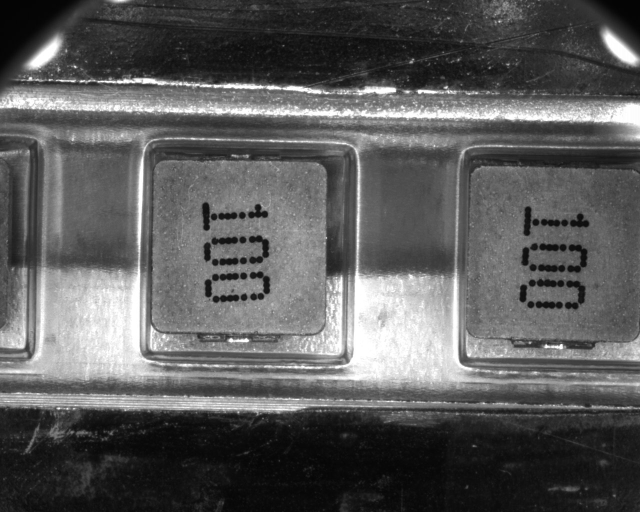
#> input picture img/100-4.jpg, 1280 x 1024 px (shown at 1/2 size); its folder holds 6 pictures in this run
$ python untitled1.py
#> lines starting #> are read from the running program, lines starting #| are printed output that depends on the picture; after the words box and inside, x2 and y2 are one past the last pixel; in counts of white or black regions, pixels touching at a corner belong together
### func.py
import numpy as np
import cv2
import os
from numpy.lib.stride_tricks import as_strided
from itertools import product

# [91 lines left out: functions _split, _pad, _DSP, _USP, _nor, _CC and 2 more, not called in this run]

def _NMS(boxes, overlapThresh):
	boxes = boxes.astype("float")
	# 確保boxes為float
	pick = []
	x1 = boxes[:,0]    # 左上x座標
	y1 = boxes[:,1]    # 左上y座標
	x2 = boxes[:,2]    # 右下x座標
	y2 = boxes[:,3]    # 右下y座標
    # 取得boxes的各角落座標
	area = (x2 - x1 + 1) * (y2 - y1 + 1)
    # 計算boxes的面積
	idxs = np.argsort(y2)
    # 依右下y座標排序
	while len(idxs) > 0:
		last = len(idxs) - 1
		i = idxs[last]
		pick.append(i)
        # 取idxs中最後一項box的index並紀錄之
		xx1 = np.maximum(x1[i], x1[idxs[:last]])
		yy1 = np.maximum(y1[i], y1[idxs[:last]])
		xx2 = np.minimum(x2[i], x2[idxs[:last]])
		yy2 = np.minimum(y2[i], y2[idxs[:last]])
        # 計算最後一項box與其他boxes的重疊區域之座標
		w = np.maximum(0, xx2 - xx1 + 1)
		h = np.maximum(0, yy2 - yy1 + 1)
        # 計算重疊區域之w與h，當不重疊時w或h為0
		overlap = (w * h) / area[idxs[:last]]
        # 計算重疊面積所佔template面積比例
		idxs = np.delete(idxs, np.concatenate(([last],\
			   np.where(overlap > overlapThresh)[0])))
        # 當該box重疊面積比大於其他boxes時，刪除其index
	return boxes[pick].astype("int")
    # 最終輸出所剩boxes列表

# [38 lines left out: functions _getBox, _plotBox, not called in this run]

# %% Parameters
# 高斯核
G = np.array([[1,  4,  6,  4, 1],
              [4, 16, 24, 16, 4],
              [6, 24, 36, 24, 6],
              [4, 16, 24, 16, 4],
              [1,  4,  6,  4, 1]])

### untitled1.py
import cv2 as cv
import numpy as np
import func
import os

# %%
path = './img'
Fn = '100-4.jpg'
Tn = '100-Template.jpg'
# %%
img_rgb = cv.imread(os.path.join(path, Fn))
#> img_rgb is the input picture: shape (1024, 1280, 3); min 3, max 255, mean 91
img_gray = cv.cvtColor(img_rgb, cv.COLOR_BGR2GRAY)
template = cv.imread(os.path.join(path, Tn))
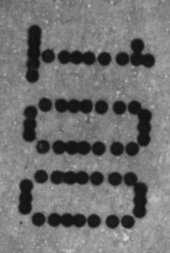
#> input picture img/100-Template.jpg, 170 x 253 px
#> template is the input picture: shape (253, 170, 3); min 15, max 217, mean 113.5
template_gray = cv.cvtColor(template, cv.COLOR_BGR2GRAY)
w, h = template_gray.shape[::-1]
#> w = 170; h = 253
res = cv.matchTemplate(img_gray, template_gray, cv.TM_CCOEFF_NORMED)
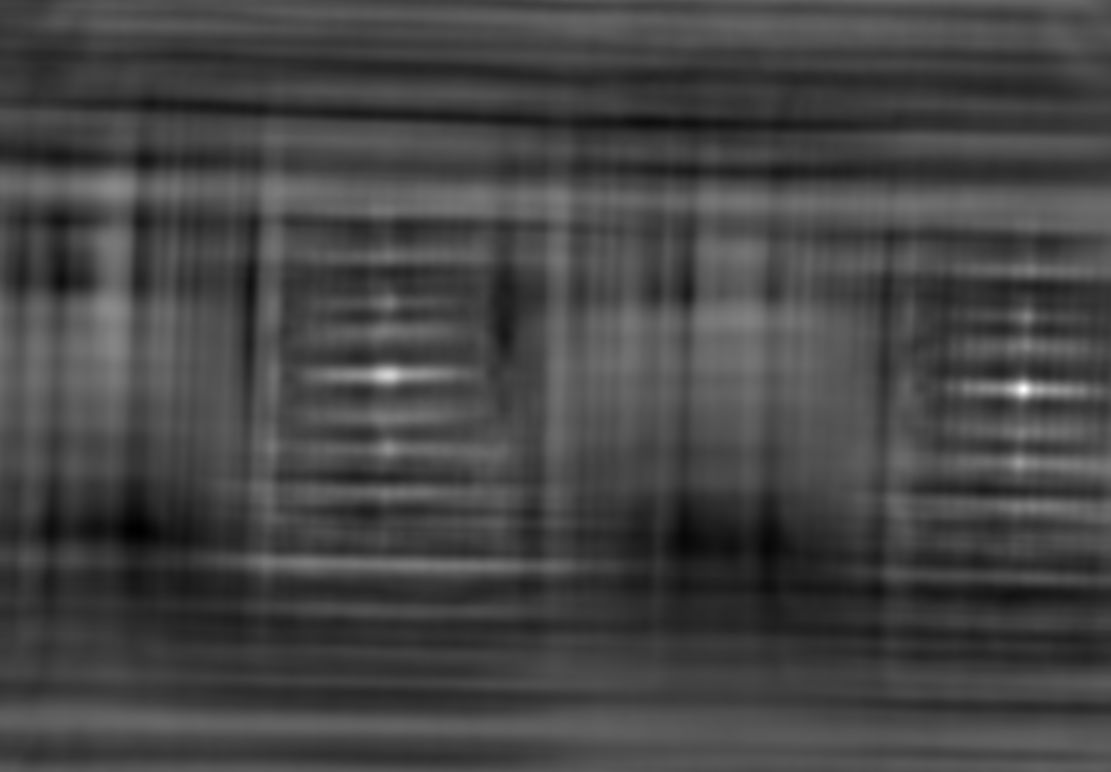
#> res: shape (772, 1111) float32; min -0.353, max 0.886, mean -0.0165; drawn with min black and max white
threshold = 0.6
loc = np.where( res >= threshold)
#> loc = 182 positions, rows 372 to 394, columns 381 to 1029
L = []
for pt in zip(*loc[::-1]):
    cv.rectangle(img_rgb, pt, (pt[0] + w, pt[1] + h), (0,0,255), 2)
    boxes = np.vstack([pt[0] - w//2, pt[1] - h//2,\
                       pt[0] + w//2, pt[1] + h//2]).T
    L.append(boxes)
#> this loop made 182 passes
#> (pt, boxes) on passes 1 to 3: ((385, 372), [[300, 246, 470, 498]]), ((386, 372), [[301, 246, 471, 498]]), ((387, 372), [[302, 246, 472, 498]])
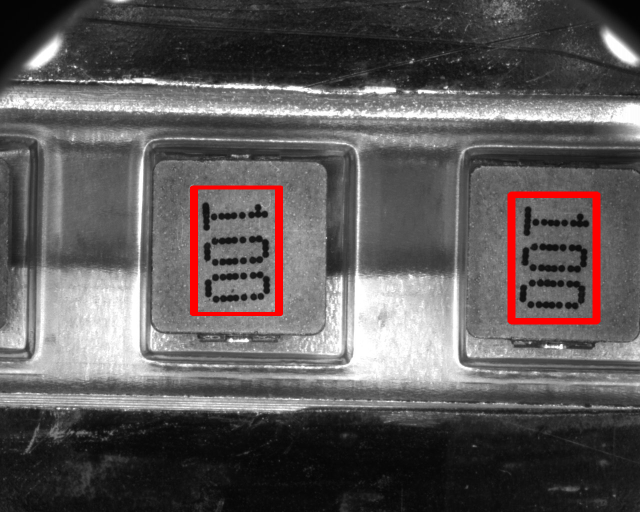
#> img_rgb: shape (1024, 1280, 3) (shown at 1/2 size); 1.77% of pixels changed, all inside (x1, y1, x2, y2) = (380, 371, 1201, 649)
#> after the loop, L = 182 items, first 6: [[300, 246, 470, 498]], [[301, 246, 471, 498]], [[302, 246, 472, 498]], [[303, 246, 473, 498]], [[304, 246, 474, 498]], [[305, 246, 475, 498]]
L = np.vstack(L)
#> L = 182 rows, first 6: [300, 246, 470, 498], [301, 246, 471, 498], [302, 246, 472, 498], [303, 246, 473, 498], [304, 246, 474, 498], [305, 246, 475, 498]
CV_box = func._NMS(L, 0.4)
#> in _NMS, `boxes = boxes.astype("float")`: boxes has the same summary as L outside _NMS
#> in _NMS, `x1 = boxes[:,0]`: x1 = 182 values, max 944 at index 106, min 296 at index 21, mean 693.5
#> in _NMS, `y1 = boxes[:,1]`: y1 = 182 values from 246 to 268
#> in _NMS, `x2 = boxes[:,2]`: x2 = 182 values, max 1114 at index 106, min 466 at index 21, mean 863.5
#> in _NMS, `y2 = boxes[:,3]`: y2 = 182 values from 498 to 520
#> in _NMS, `area = (x2 - x1 + 1) * (y2 - y1 + 1)`: area = 182 values from 43263 to 43263
#> in _NMS, `idxs = np.argsort(y2)`: idxs = 182 values, max 181 at index 181, min 0 at index 0, mean 90.5
#> the loop in _NMS, `while len(idxs) > 0:` made 2 passes
#> (last, i) on passes 1 to 2: (181, 181), (69, 65)
#> after the loop in _NMS, `while len(idxs) > 0:`: idxs = empty array; pick = [181, 65]
#> CV_box = [[939, 268, 1109, 520], [303, 251, 473, 503]]

# %%
sPpy = './npy'
sFpy = Fn.split('.')[0] + '_box.npy'
#> (the run stopped early here; a loop or call above may not have finished)
